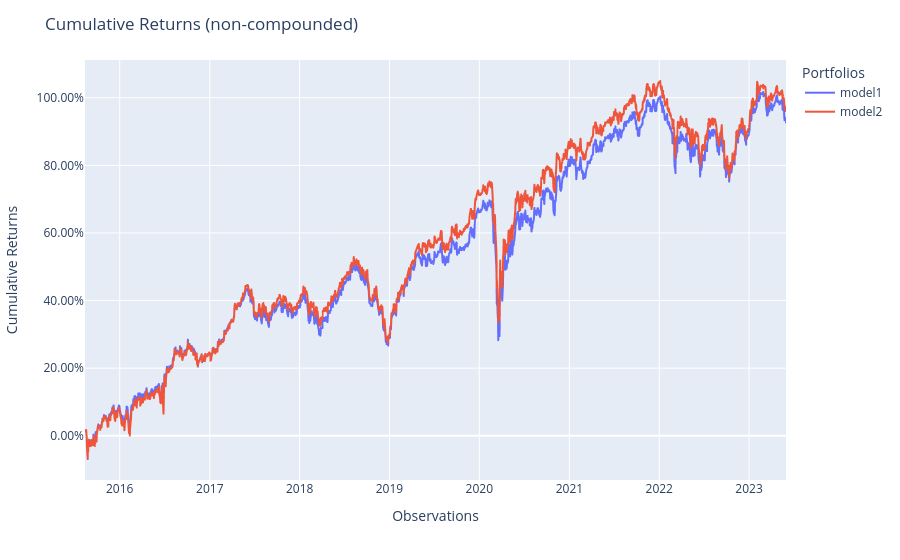

Here is the notebook cell this chart was saved with:
### Code cell
population.plot_cumulative_returns()

### Figure 1 — Plotly figure (JSON) as saved in the notebook; plotly's stock layout.template omitted (floating-point values rounded to 4 significant figures; data arrays with more than 128 entries replaced by an {"elided": "..."} marker saying what was removed)
{"data": [{"hovertemplate": "variable=model1<br>index=%{x}<br>value=%{y}<extra></extra>", "legendgroup": "model1", "line": {"color": "#636efa", "dash": "solid"}, "marker": {"symbol": "circle"}, "mode": "lines", "name": "model1", "showlegend": true, "type": "scattergl", "x": {"elided": "1967 str values"}, "xaxis": "x", "y": {"elided": "1967 float values"}, "yaxis": "y"}, {"hovertemplate": "variable=model2<br>index=%{x}<br>value=%{y}<extra></extra>", "legendgroup": "model2", "line": {"color": "#EF553B", "dash": "solid"}, "marker": {"symbol": "circle"}, "mode": "lines", "name": "model2", "showlegend": true, "type": "scattergl", "x": {"elided": "1967 str values"}, "xaxis": "x", "y": {"elided": "1967 float values"}, "yaxis": "y"}], "layout": {"legend": {"title": {"text": "Portfolios"}, "tracegroupgap": 0}, "margin": {"t": 60}, "title": {"text": "Cumulative Returns (non-compounded)"}, "xaxis": {"anchor": "y", "domain": [0, 1], "title": {"text": "Observations"}}, "yaxis": {"anchor": "x", "domain": [0, 1], "tickformat": ".2%", "title": {"text": "Cumulative Returns"}}}}
